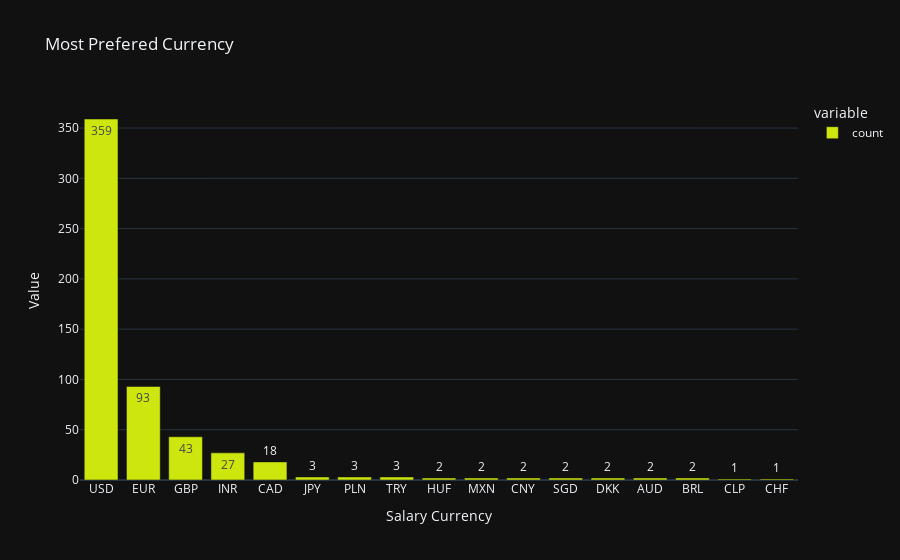

The code cell stored with this chart in its notebook:
### Markdown cell above
## Moneda de salario

### Code cell
df_salary_currency = dataset1['salary_currency'].value_counts()
print(f"Most Prefered Currency is '{df_salary_currency.idxmax()}'")
iplot(px.bar(df_salary_currency,
             template='plotly_dark',
             labels={'salary_currency':'Salary Currency','value':'Value'},
             title='Most Prefered Currency',
             text_auto=True,
             color_discrete_sequence=['#cce60e']

             ))

### Figure 1 — Plotly figure (JSON) as saved in the notebook; plotly's stock layout.template omitted (floating-point values rounded to 4 significant figures)
{"data": [{"hovertemplate": "variable=count<br>Salary Currency=%{x}<br>Value=%{y}<extra></extra>", "legendgroup": "count", "marker": {"color": "#cce60e", "pattern": {"shape": ""}}, "name": "count", "orientation": "v", "showlegend": true, "textposition": "auto", "texttemplate": "%{y}", "type": "bar", "x": ["USD", "EUR", "GBP", "INR", "CAD", "JPY", "PLN", "TRY", "HUF", "MXN", "CNY", "SGD", "DKK", "AUD", "BRL", "CLP", "CHF"], "xaxis": "x", "y": [359, 93, 43, 27, 18, 3, 3, 3, 2, 2, 2, 2, 2, 2, 2, 1, 1], "yaxis": "y"}], "layout": {"barmode": "relative", "legend": {"title": {"text": "variable"}, "tracegroupgap": 0}, "title": {"text": "Most Prefered Currency"}, "xaxis": {"anchor": "y", "domain": [0, 1], "title": {"text": "Salary Currency"}}, "yaxis": {"anchor": "x", "domain": [0, 1], "title": {"text": "Value"}}}}
